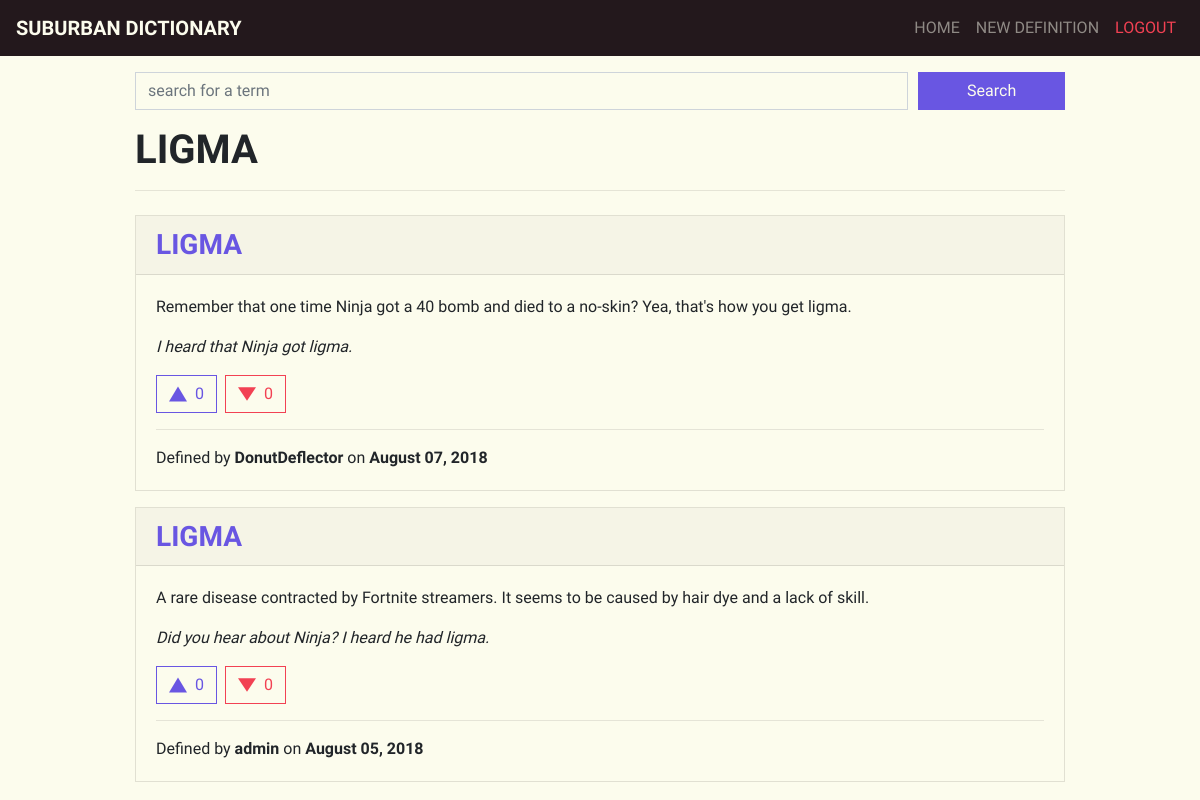
Page /term/ligma on the committed database.
### suburban_dictionary/models.py (models this page shows, shortened)
class Term(models.Model):
    name = models.CharField(max_length=64)
    class Meta:
        ordering = ["name"]
    def __str__(self):
        return f"{self.name}"

class Definition(models.Model):
    term = models.ForeignKey(
        Term, on_delete=models.CASCADE, related_name="term")
    definition = models.TextField()
    example = models.TextField()
    username = models.ForeignKey(
        settings.AUTH_USER_MODEL, on_delete=models.CASCADE)
    created_date = models.DateTimeField(auto_now_add=True)
    likes = models.ManyToManyField(
        settings.AUTH_USER_MODEL, blank=True, related_name="liked")
    dislikes = models.ManyToManyField(
        settings.AUTH_USER_MODEL, blank=True, related_name="disliked")
    class Meta:
        ordering = ["term"]

### suburban_dictionary/views.py (the view)
# urls.py: path("term/<term_name>", views.term, name="term"),
def term(request, term_name):
    term_name = term_name.replace("_", " ")
    if Term.objects.filter(name=term_name).count() == 0:
        return render(request, "suburban_dictionary/no_term.html")
    term = Term.objects.get(name=term_name)
    definitions = Definition.objects.filter(term=term)
    return render(request, "suburban_dictionary/term.html",
                  {"term": term, "definitions": definitions})

### suburban_dictionary/templates/suburban_dictionary/term.html (shortened to what this page needs)
{% extends "suburban_dictionary/layouts/default.html" %}
{% block body %}
  {% include "suburban_dictionary/includes/navbar.html" %}
<div class="container navbar-margin">
  {% include "suburban_dictionary/includes/terms_searchbar.html" %}
  <div class="definitions-container">
    <h1 class="text-uppercase">{{ term }}</h1>
    <hr class="mb-4">
  {% for definition in definitions reversed %}
    {% include "suburban_dictionary/includes/definition_card.html" %}
  {% endfor %}
  </div>
</div>
{% endblock %}

### suburban_dictionary/templates/suburban_dictionary/includes/definition_card.html (shortened to what this page needs)
<div class="card mb-3">
  <div class="card-header">
    <h3 class="text-uppercase">
      <a href="{% url 'term' definition.term %}">
        {{definition.term }}
      </a>
    </h3>
  </div>
  <div class="card-body">
    <p>{{ definition.definition }}</p>
    <p class="font-italic">{{ definition.example }}</p>
    <div data-definition_id="{{ definition.id }}" class="d-flex like-dislike-container">
      <button data-definition_id="{{ definition.id }}"
      class="btn btn-outline-primary d-flex align-items-center like-button mr-2"
      id="like-button-{{ definition.id }}">
        <svg class="like-icon mr-2" id="like-icon-{{ definition.id }}"
        xmlns="http://www.w3.org/2000/svg" width="18" height="18" viewBox="0 0 24 24">
          <path fill="#6956e2" d="M24 22h-24l12-20z"/>
        </svg>
        <span id="like-counter-{{ definition.id }}" class="like-counter">
          {{ definition.likes.count }}
        </span>
      </button>
      <button data-definition_id="{{ definition.id }}"
      class="btn btn-outline-danger d-flex align-items-center dislike-button"
      id="dislike-button-{{ definition.id }}">
        <svg class="dislike-icon mr-2" id="dislike-icon-{{ definition.id }}"
        xmlns="http://www.w3.org/2000/svg" width="18" height="18" viewBox="0 0 24 24">
          <path fill="#f24153" d="M12 21l-12-18h24z"/>
        </svg>
        <span id="dislike-counter-{{ definition.id }}" class="dislike-counter">
          {{ definition.dislikes.count }}
        </span>
      </button>
    </div>
    <hr>
    <div class="metadata-container">
      <span class="d-block">
        <span>
          Defined by
        </span>
        <span class="font-weight-bold">
          {{ definition.username }}
        </span>
        <span>
          on
        </span>
        <span class="font-weight-bold">
          {{ definition.created_date | date:"F d, Y" }}
        </span>
      </span>
    </div>
  </div>
</div>

### rows in the picture
Term: name "LIGMA"
Definition: term "LIGMA", definition "Remember that one time Ninja got a 40 bomb and died to a no-skin? Yea, that's how you get ligma.", example "I heard that Ninja got ligma.", likes.count "0", dislikes.count "0", username "DonutDeflector", created_date "August 07, 2018"
Definition: term "LIGMA", definition "A rare disease contracted by Fortnite streamers. It seems to be caused by hair dye and a lack of skill.", example "Did you hear about Ninja? I heard he had ligma.", likes.count "0", dislikes.count "0", username "admin", created_date "August 05, 2018"
